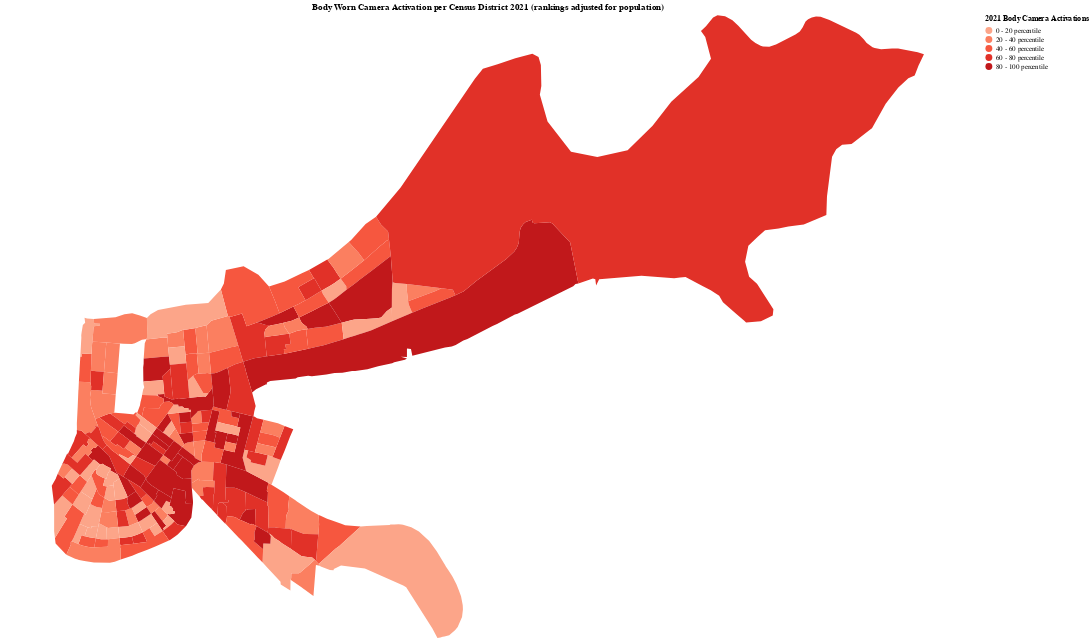

Here is the notebook cell this chart was saved with:
### Code cell
bwcIncomePopNorm

### Figure 1 — Vega-Lite specification as saved in the notebook (floating-point values rounded to 4 significant figures; data arrays with more than 128 entries replaced by an {"elided": "..."} marker saying what was removed)
{"config": {"view": {"continuousWidth": 400, "continuousHeight": 300}}, "data": {"name": "data-176fb0a2ce7b3c7099d62ff59669a9a6"}, "mark": "geoshape", "encoding": {"color": {"field": "quantilesNorm", "legend": {"title": "2021 Body Camera Activations"}, "scale": {"scheme": "reds"}, "type": "nominal"}, "tooltip": [{"field": "NAME", "title": "Census Tract", "type": "nominal"}, {"field": "Activation Count", "title": "Activation Count", "type": "quantitative"}, {"field": "population", "format": ",", "title": "Population", "type": "quantitative"}, {"field": "median income", "format": "$,.2r", "title": "Median Household Income", "type": "nominal"}]}, "height": 900, "projection": {"parallels": [31.17, 32.67], "rotate": [92.5, 0], "type": "conicConformal"}, "title": "Body Worn Camera Activation per Census District 2021 (rankings adjusted for population)", "width": 1400, "$schema": "https://vega.github.io/schema/vega-lite/v4.17.0.json", "datasets": {"data-176fb0a2ce7b3c7099d62ff59669a9a6": {"elided": "181 records"}}}
